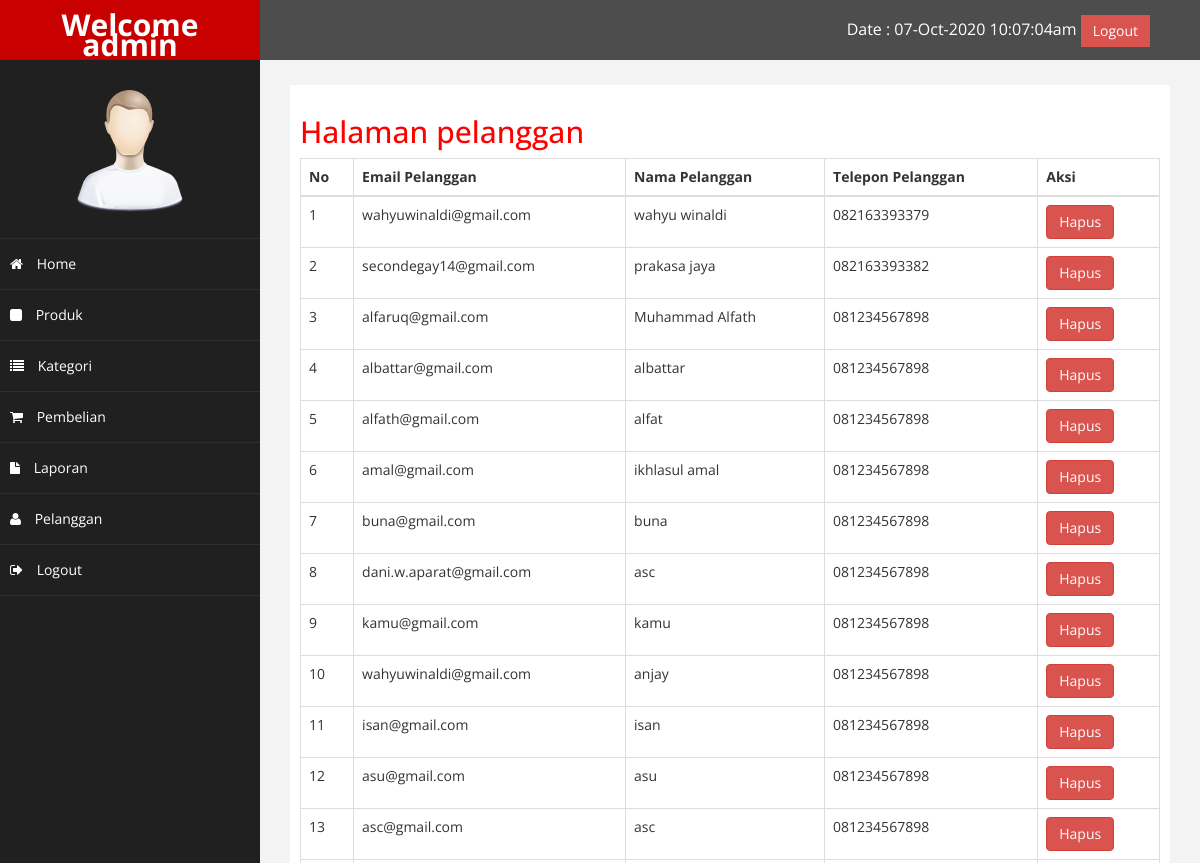
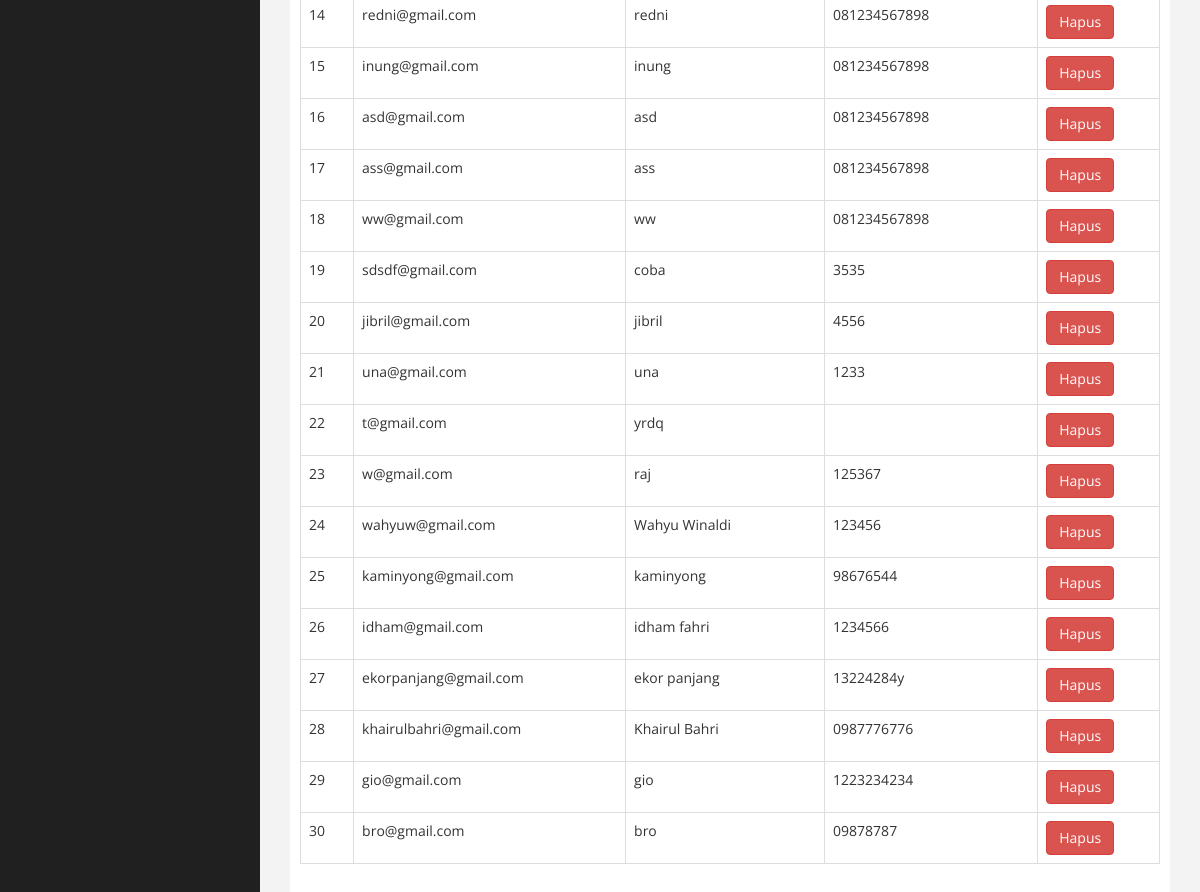
Page /admin/index.php?halaman=pelanggan (signed in) on the committed database (2 pictures, top to bottom).
### tables this page shows
CREATE TABLE `pelanggan` (
  `id_pelanggan` int(11) NOT NULL,
  `email_pelanggan` varchar(100) NOT NULL,
  `password_pelanggan` varchar(250) NOT NULL,
  `nama_pelanggan` varchar(100) NOT NULL,
  `alamat` varchar(200) NOT NULL,
  `telepon_pelanggan` varchar(25) NOT NULL
);

### admin/pelanggan.php (the view)
<h2>Halaman pelanggan</h2>
<table class="table table-bordered">
	<thead>
		<th>No</th>
		<th>Email Pelanggan</th>
		<th>Nama Pelanggan</th>
		<th>Telepon Pelanggan</th>
		<th>Aksi</th>
	</thead>
	<tbody>
	<?php
		$ambil = $koneksi->query("SELECT * FROM pelanggan");
		$nomor = 1;
		while ($pecah = $ambil->fetch_assoc()) {
	?>
	<tr>
		<td><?php echo $nomor ?></td>
		<td><?php echo $pecah["email_pelanggan"]; ?></td>
		<td><?php echo $pecah["nama_pelanggan"]; ?></td>
		<td><?php echo $pecah["telepon_pelanggan"]; ?></td>
		<td><a href=""><button class="btn btn-danger">Hapus</button></a></td>
		<?php $nomor++; ?>
		<?php } ?>
	</tr>
	</tbody>
</table>

### admin/assets/css/custom.css (style rules this page uses)
body { font-family: 'Open Sans', sans-serif; }
h2 { color: #f00; }

### rows in the picture
pelanggan: email_pelanggan "wahyuwinaldi@gmail.com", nama_pelanggan "wahyu winaldi", telepon_pelanggan "082163393379"
pelanggan: email_pelanggan "secondegay14@gmail.com", nama_pelanggan "prakasa jaya", telepon_pelanggan "082163393382"
pelanggan: email_pelanggan "alfaruq@gmail.com", nama_pelanggan "Muhammad Alfath", telepon_pelanggan "081234567898"
pelanggan: email_pelanggan "albattar@gmail.com", nama_pelanggan "albattar", telepon_pelanggan "081234567898"
pelanggan: email_pelanggan "alfath@gmail.com", nama_pelanggan "alfat", telepon_pelanggan "081234567898"
pelanggan: email_pelanggan "amal@gmail.com", nama_pelanggan "ikhlasul amal", telepon_pelanggan "081234567898"
pelanggan: email_pelanggan "buna@gmail.com", nama_pelanggan "buna", telepon_pelanggan "081234567898"
pelanggan: email_pelanggan "dani.w.aparat@gmail.com", nama_pelanggan "asc", telepon_pelanggan "081234567898"
pelanggan: email_pelanggan "kamu@gmail.com", nama_pelanggan "kamu", telepon_pelanggan "081234567898"
pelanggan: email_pelanggan "wahyuwinaldi@gmail.com", nama_pelanggan "anjay", telepon_pelanggan "081234567898"
pelanggan: email_pelanggan "isan@gmail.com", nama_pelanggan "isan", telepon_pelanggan "081234567898"
pelanggan: email_pelanggan "asu@gmail.com", nama_pelanggan "asu", telepon_pelanggan "081234567898"
pelanggan: email_pelanggan "asc@gmail.com", nama_pelanggan "asc", telepon_pelanggan "081234567898"
pelanggan: email_pelanggan "redni@gmail.com", nama_pelanggan "redni", telepon_pelanggan "081234567898"
pelanggan: email_pelanggan "inung@gmail.com", nama_pelanggan "inung", telepon_pelanggan "081234567898"
pelanggan: email_pelanggan "asd@gmail.com", nama_pelanggan "asd", telepon_pelanggan "081234567898"
pelanggan: email_pelanggan "ass@gmail.com", nama_pelanggan "ass", telepon_pelanggan "081234567898"
pelanggan: email_pelanggan "ww@gmail.com", nama_pelanggan "ww", telepon_pelanggan "081234567898"
pelanggan: email_pelanggan "sdsdf@gmail.com", nama_pelanggan "coba", telepon_pelanggan "3535"
pelanggan: email_pelanggan "jibril@gmail.com", nama_pelanggan "jibril", telepon_pelanggan "4556"
pelanggan: email_pelanggan "una@gmail.com", nama_pelanggan "una", telepon_pelanggan "1233"
pelanggan: email_pelanggan "t@gmail.com", nama_pelanggan "yrdq"
pelanggan: email_pelanggan "w@gmail.com", nama_pelanggan "raj", telepon_pelanggan "125367"
pelanggan: email_pelanggan "wahyuw@gmail.com", nama_pelanggan "Wahyu Winaldi", telepon_pelanggan "123456"
pelanggan: email_pelanggan "kaminyong@gmail.com", nama_pelanggan "kaminyong", telepon_pelanggan "98676544"
pelanggan: email_pelanggan "idham@gmail.com", nama_pelanggan "idham fahri", telepon_pelanggan "1234566"
pelanggan: email_pelanggan "ekorpanjang@gmail.com", nama_pelanggan "ekor panjang", telepon_pelanggan "13224284y"
pelanggan: email_pelanggan "khairulbahri@gmail.com", nama_pelanggan "Khairul Bahri", telepon_pelanggan "0987776776"
pelanggan: email_pelanggan "gio@gmail.com", nama_pelanggan "gio", telepon_pelanggan "1223234234"
pelanggan: email_pelanggan "bro@gmail.com", nama_pelanggan "bro", telepon_pelanggan "09878787"
